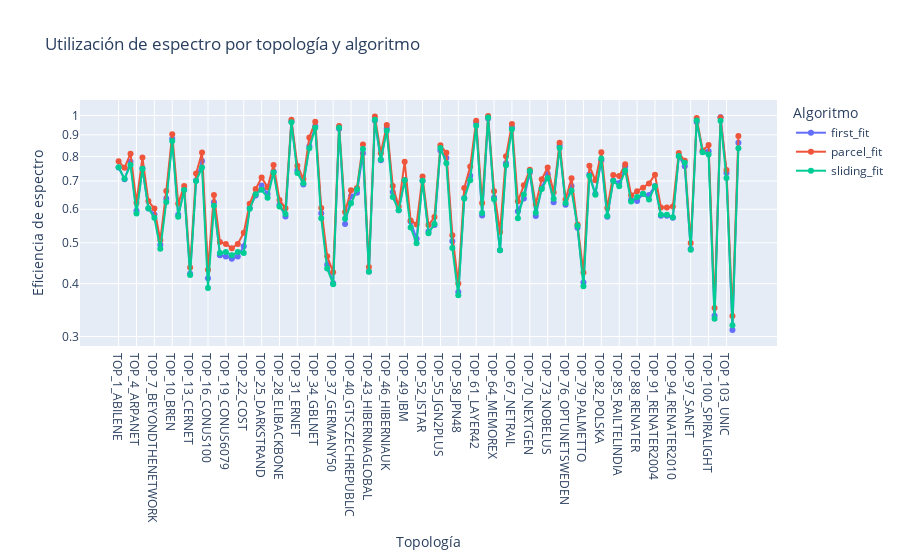

The notebook cell saved with this chart:
### Code cell
# Utilización de espectro
plot_data_util = []
for topo_name, topo_results in all_results.items():
    for alg_name, metrics in topo_results.items():
        plot_data_util.append({
            'Topología': topo_name,
            'Algoritmo': alg_name,
            'Utilización': metrics['utilization']
        })


df_util = pd.DataFrame(plot_data_util)
fig_util = px.line(
    df_util,
    x='Topología',
    y='Utilización',
    color='Algoritmo',
    markers=True,
    title='Utilización de espectro por topología y algoritmo',
    labels={'Utilización': 'Eficiencia de espectro'},
    log_y=True,
)
fig_util.show()

### Figure 1 — Plotly figure (JSON) as saved in the notebook; plotly's stock layout.template omitted (floating-point values rounded to 4 significant figures)
{"data": [{"hovertemplate": "Algoritmo=first_fit<br>Topología=%{x}<br>Eficiencia de espectro=%{y}<extra></extra>", "legendgroup": "first_fit", "line": {"color": "#636efa", "dash": "solid"}, "marker": {"symbol": "circle"}, "mode": "lines+markers", "name": "first_fit", "orientation": "v", "showlegend": true, "type": "scatter", "x": ["TOP_1_ABILENE", "TOP_2_ANS", "TOP_3_ARNES", "TOP_4_ARPANET", "TOP_5_ATMNET", "TOP_6_BBNPLANET", "TOP_7_BEYONDTHENETWORK", "TOP_8_BICS", "TOP_9_BIZNET", "TOP_10_BREN", "TOP_11_CANARIE", "TOP_12_CANARIE", "TOP_13_CERNET", "TOP_14_CESNET", "TOP_15_CLARANET", "TOP_16_CONUS100", "TOP_17_CONUS30", "TOP_18_CONUS6077", "TOP_19_CONUS6079", "TOP_20_CONUS75", "TOP_21_CORONET", "TOP_22_COST", "TOP_23_CRLNETWORKSERVICES", "TOP_24_CWIX", "TOP_25_DARKSTRAND", "TOP_26_DIGEX", "TOP_27_DT17", "TOP_28_ELIBACKBONE", "TOP_29_EON", "TOP_30_EPOCH", "TOP_31_ERNET", "TOP_32_FUNET", "TOP_33_GAMBIA", "TOP_34_GBLNET", "TOP_35_GEANT", "TOP_36_GEANT2", "TOP_37_GERMANY50", "TOP_38_GETNET", "TOP_39_GRNET", "TOP_40_GTSCZECHREPUBLIC", "TOP_41_GTSPOLAND", "TOP_42_HIBERNIACANADA", "TOP_43_HIBERNIAGLOBAL", "TOP_44_HIBERNIAIRELAND", "TOP_45_HIBERNIANIRELAND", "TOP_46_HIBERNIAUK", "TOP_47_HIBERNIAUS", "TOP_48_HOSTWAYINTERNATIONAL", "TOP_49_IBM", "TOP_50_INTEGRA", "TOP_51_IRIS", "TOP_52_ISTAR", "TOP_53_ITALY", "TOP_54_JANOSUS", "TOP_55_JGN2PLUS", "TOP_56_JPN12", "TOP_57_JPN25", "TOP_58_JPN48", "TOP_59_KAREN", "TOP_60_LAMBDARAIL", "TOP_61_LAYER42", "TOP_62_LONI", "TOP_63_MARWAN", "TOP_64_MEMOREX", "TOP_65_METRONA", "TOP_66_MZIMA", "TOP_67_NETRAIL", "TOP_68_NETWORKUSA", "TOP_69_NEWNET", "TOP_70_NEXTGEN", "TOP_71_NOBELEU", "TOP_72_NOBELGERMANY", "TOP_73_NOBELUS", "TOP_74_NOEL", "TOP_75_NSFNET13", "TOP_76_OPTUNETSWEDEN", "TOP_77_OXFORD", "TOP_78_PACKETEXCHANGE", "TOP_79_PALMETTO", "TOP_80_PIONIER", "TOP_81_PIONIERL3", "TOP_82_POLSKA", "TOP_83_PORTUGAL", "TOP_84_PSINET", "TOP_85_RAILTELINDIA", "TOP_86_REDCLARA", "TOP_87_REDIRIS", "TOP_88_RENATER", "TOP_89_RENATER1999", "TOP_90_RENATER2001", "TOP_91_RENATER2004", "TOP_92_RENATER2006", "TOP_93_RENATER2008", "TOP_94_RENATER2010", "TOP_95_RNPBRAZIL", "TOP_96_SAGO", "TOP_97_SANET", "TOP_98_SANREN", "TOP_99_SAVVIS", "TOP_100_SPIRALIGHT", "TOP_101_TATANID", "TOP_102_TELECOMSERBIA", "TOP_103_UNIC", "TOP_104_USA100", "TOP_105_VIA"], "xaxis": "x", "y": [0.7536, 0.7067, 0.7769, 0.5951, 0.7506, 0.6029, 0.5834, 0.4944, 0.6361, 0.8807, 0.5824, 0.6673, 0.4224, 0.7015, 0.7806, 0.4119, 0.6231, 0.467, 0.4642, 0.4583, 0.4642, 0.4908, 0.6043, 0.6468, 0.6831, 0.6523, 0.7369, 0.615, 0.5769, 0.9696, 0.7424, 0.6866, 0.8458, 0.9437, 0.587, 0.4437, 0.4012, 0.9305, 0.5537, 0.6445, 0.6569, 0.8144, 0.4275, 0.9729, 0.7832, 0.9322, 0.6588, 0.5964, 0.7039, 0.5611, 0.5109, 0.7007, 0.5312, 0.551, 0.8263, 0.7937, 0.5044, 0.3824, 0.6382, 0.7201, 0.9607, 0.5797, 0.9833, 0.6401, 0.4799, 0.7712, 0.9369, 0.5934, 0.6363, 0.7328, 0.578, 0.6752, 0.7274, 0.623, 0.8483, 0.6147, 0.681, 0.5426, 0.4029, 0.725, 0.6525, 0.7837, 0.5764, 0.7023, 0.6924, 0.7574, 0.6319, 0.628, 0.6524, 0.6488, 0.681, 0.5792, 0.5792, 0.5728, 0.801, 0.7585, 0.4835, 0.9652, 0.8234, 0.8234, 0.336, 0.9906, 0.7312, 0.311, 0.862], "yaxis": "y"}, {"hovertemplate": "Algoritmo=parcel_fit<br>Topología=%{x}<br>Eficiencia de espectro=%{y}<extra></extra>", "legendgroup": "parcel_fit", "line": {"color": "#EF553B", "dash": "solid"}, "marker": {"symbol": "circle"}, "mode": "lines+markers", "name": "parcel_fit", "orientation": "v", "showlegend": true, "type": "scatter", "x": ["TOP_1_ABILENE", "TOP_2_ANS", "TOP_3_ARNES", "TOP_4_ARPANET", "TOP_5_ATMNET", "TOP_6_BBNPLANET", "TOP_7_BEYONDTHENETWORK", "TOP_8_BICS", "TOP_9_BIZNET", "TOP_10_BREN", "TOP_11_CANARIE", "TOP_12_CANARIE", "TOP_13_CERNET", "TOP_14_CESNET", "TOP_15_CLARANET", "TOP_16_CONUS100", "TOP_17_CONUS30", "TOP_18_CONUS6077", "TOP_19_CONUS6079", "TOP_20_CONUS75", "TOP_21_CORONET", "TOP_22_COST", "TOP_23_CRLNETWORKSERVICES", "TOP_24_CWIX", "TOP_25_DARKSTRAND", "TOP_26_DIGEX", "TOP_27_DT17", "TOP_28_ELIBACKBONE", "TOP_29_EON", "TOP_30_EPOCH", "TOP_31_ERNET", "TOP_32_FUNET", "TOP_33_GAMBIA", "TOP_34_GBLNET", "TOP_35_GEANT", "TOP_36_GEANT2", "TOP_37_GERMANY50", "TOP_38_GETNET", "TOP_39_GRNET", "TOP_40_GTSCZECHREPUBLIC", "TOP_41_GTSPOLAND", "TOP_42_HIBERNIACANADA", "TOP_43_HIBERNIAGLOBAL", "TOP_44_HIBERNIAIRELAND", "TOP_45_HIBERNIANIRELAND", "TOP_46_HIBERNIAUK", "TOP_47_HIBERNIAUS", "TOP_48_HOSTWAYINTERNATIONAL", "TOP_49_IBM", "TOP_50_INTEGRA", "TOP_51_IRIS", "TOP_52_ISTAR", "TOP_53_ITALY", "TOP_54_JANOSUS", "TOP_55_JGN2PLUS", "TOP_56_JPN12", "TOP_57_JPN25", "TOP_58_JPN48", "TOP_59_KAREN", "TOP_60_LAMBDARAIL", "TOP_61_LAYER42", "TOP_62_LONI", "TOP_63_MARWAN", "TOP_64_MEMOREX", "TOP_65_METRONA", "TOP_66_MZIMA", "TOP_67_NETRAIL", "TOP_68_NETWORKUSA", "TOP_69_NEWNET", "TOP_70_NEXTGEN", "TOP_71_NOBELEU", "TOP_72_NOBELGERMANY", "TOP_73_NOBELUS", "TOP_74_NOEL", "TOP_75_NSFNET13", "TOP_76_OPTUNETSWEDEN", "TOP_77_OXFORD", "TOP_78_PACKETEXCHANGE", "TOP_79_PALMETTO", "TOP_80_PIONIER", "TOP_81_PIONIERL3", "TOP_82_POLSKA", "TOP_83_PORTUGAL", "TOP_84_PSINET", "TOP_85_RAILTELINDIA", "TOP_86_REDCLARA", "TOP_87_REDIRIS", "TOP_88_RENATER", "TOP_89_RENATER1999", "TOP_90_RENATER2001", "TOP_91_RENATER2004", "TOP_92_RENATER2006", "TOP_93_RENATER2008", "TOP_94_RENATER2010", "TOP_95_RNPBRAZIL", "TOP_96_SAGO", "TOP_97_SANET", "TOP_98_SANREN", "TOP_99_SAVVIS", "TOP_100_SPIRALIGHT", "TOP_101_TATANID", "TOP_102_TELECOMSERBIA", "TOP_103_UNIC", "TOP_104_USA100", "TOP_105_VIA"], "xaxis": "x", "y": [0.779, 0.7528, 0.8122, 0.6217, 0.7952, 0.6272, 0.6023, 0.5065, 0.6627, 0.9034, 0.6189, 0.6815, 0.4368, 0.7287, 0.8174, 0.4319, 0.6488, 0.5023, 0.4968, 0.4852, 0.4968, 0.5279, 0.6181, 0.6705, 0.7129, 0.6768, 0.7639, 0.6312, 0.6037, 0.9768, 0.7604, 0.7076, 0.887, 0.967, 0.6045, 0.4645, 0.4261, 0.9437, 0.591, 0.6655, 0.6737, 0.8538, 0.4379, 0.9948, 0.8141, 0.9495, 0.6813, 0.6095, 0.7773, 0.5646, 0.5524, 0.7168, 0.5505, 0.575, 0.85, 0.8158, 0.5208, 0.4003, 0.6735, 0.7573, 0.9714, 0.6208, 0.9969, 0.6615, 0.5305, 0.8003, 0.955, 0.6264, 0.6835, 0.7445, 0.6165, 0.7065, 0.7536, 0.6583, 0.8621, 0.633, 0.7107, 0.5521, 0.4253, 0.76, 0.7023, 0.8187, 0.6038, 0.723, 0.7188, 0.7665, 0.6477, 0.662, 0.675, 0.6907, 0.7246, 0.6061, 0.6061, 0.6094, 0.8151, 0.7816, 0.4994, 0.9866, 0.8263, 0.8512, 0.3506, 0.9896, 0.743, 0.3356, 0.8938], "yaxis": "y"}, {"hovertemplate": "Algoritmo=sliding_fit<br>Topología=%{x}<br>Eficiencia de espectro=%{y}<extra></extra>", "legendgroup": "sliding_fit", "line": {"color": "#00cc96", "dash": "solid"}, "marker": {"symbol": "circle"}, "mode": "lines+markers", "name": "sliding_fit", "orientation": "v", "showlegend": true, "type": "scatter", "x": ["TOP_1_ABILENE", "TOP_2_ANS", "TOP_3_ARNES", "TOP_4_ARPANET", "TOP_5_ATMNET", "TOP_6_BBNPLANET", "TOP_7_BEYONDTHENETWORK", "TOP_8_BICS", "TOP_9_BIZNET", "TOP_10_BREN", "TOP_11_CANARIE", "TOP_12_CANARIE", "TOP_13_CERNET", "TOP_14_CESNET", "TOP_15_CLARANET", "TOP_16_CONUS100", "TOP_17_CONUS30", "TOP_18_CONUS6077", "TOP_19_CONUS6079", "TOP_20_CONUS75", "TOP_21_CORONET", "TOP_22_COST", "TOP_23_CRLNETWORKSERVICES", "TOP_24_CWIX", "TOP_25_DARKSTRAND", "TOP_26_DIGEX", "TOP_27_DT17", "TOP_28_ELIBACKBONE", "TOP_29_EON", "TOP_30_EPOCH", "TOP_31_ERNET", "TOP_32_FUNET", "TOP_33_GAMBIA", "TOP_34_GBLNET", "TOP_35_GEANT", "TOP_36_GEANT2", "TOP_37_GERMANY50", "TOP_38_GETNET", "TOP_39_GRNET", "TOP_40_GTSCZECHREPUBLIC", "TOP_41_GTSPOLAND", "TOP_42_HIBERNIACANADA", "TOP_43_HIBERNIAGLOBAL", "TOP_44_HIBERNIAIRELAND", "TOP_45_HIBERNIANIRELAND", "TOP_46_HIBERNIAUK", "TOP_47_HIBERNIAUS", "TOP_48_HOSTWAYINTERNATIONAL", "TOP_49_IBM", "TOP_50_INTEGRA", "TOP_51_IRIS", "TOP_52_ISTAR", "TOP_53_ITALY", "TOP_54_JANOSUS", "TOP_55_JGN2PLUS", "TOP_56_JPN12", "TOP_57_JPN25", "TOP_58_JPN48", "TOP_59_KAREN", "TOP_60_LAMBDARAIL", "TOP_61_LAYER42", "TOP_62_LONI", "TOP_63_MARWAN", "TOP_64_MEMOREX", "TOP_65_METRONA", "TOP_66_MZIMA", "TOP_67_NETRAIL", "TOP_68_NETWORKUSA", "TOP_69_NEWNET", "TOP_70_NEXTGEN", "TOP_71_NOBELEU", "TOP_72_NOBELGERMANY", "TOP_73_NOBELUS", "TOP_74_NOEL", "TOP_75_NSFNET13", "TOP_76_OPTUNETSWEDEN", "TOP_77_OXFORD", "TOP_78_PACKETEXCHANGE", "TOP_79_PALMETTO", "TOP_80_PIONIER", "TOP_81_PIONIERL3", "TOP_82_POLSKA", "TOP_83_PORTUGAL", "TOP_84_PSINET", "TOP_85_RAILTELINDIA", "TOP_86_REDCLARA", "TOP_87_REDIRIS", "TOP_88_RENATER", "TOP_89_RENATER1999", "TOP_90_RENATER2001", "TOP_91_RENATER2004", "TOP_92_RENATER2006", "TOP_93_RENATER2008", "TOP_94_RENATER2010", "TOP_95_RNPBRAZIL", "TOP_96_SAGO", "TOP_97_SANET", "TOP_98_SANREN", "TOP_99_SAVVIS", "TOP_100_SPIRALIGHT", "TOP_101_TATANID", "TOP_102_TELECOMSERBIA", "TOP_103_UNIC", "TOP_104_USA100", "TOP_105_VIA"], "xaxis": "x", "y": [0.754, 0.7087, 0.7631, 0.5861, 0.748, 0.6031, 0.5727, 0.4836, 0.6242, 0.8705, 0.5759, 0.6663, 0.4192, 0.7, 0.7531, 0.3908, 0.6115, 0.4726, 0.4756, 0.4668, 0.4756, 0.4731, 0.602, 0.6511, 0.6669, 0.6391, 0.733, 0.609, 0.5851, 0.9634, 0.7306, 0.6912, 0.8365, 0.9348, 0.5717, 0.4344, 0.3989, 0.9359, 0.5696, 0.6202, 0.6683, 0.8331, 0.4271, 0.9771, 0.7871, 0.9202, 0.6412, 0.5967, 0.7023, 0.5432, 0.4988, 0.701, 0.5268, 0.5537, 0.8375, 0.7712, 0.4861, 0.3755, 0.6365, 0.703, 0.9455, 0.588, 0.9896, 0.6336, 0.4799, 0.7622, 0.9281, 0.5715, 0.6502, 0.7395, 0.5887, 0.67, 0.7113, 0.635, 0.8379, 0.6211, 0.6643, 0.5488, 0.3945, 0.7195, 0.6494, 0.791, 0.5783, 0.7, 0.6799, 0.7415, 0.6262, 0.6412, 0.6527, 0.6326, 0.68, 0.5827, 0.5827, 0.5747, 0.8016, 0.7728, 0.4816, 0.9732, 0.8181, 0.8082, 0.3304, 0.9719, 0.711, 0.319, 0.8365], "yaxis": "y"}], "layout": {"legend": {"title": {"text": "Algoritmo"}, "tracegroupgap": 0}, "title": {"text": "Utilización de espectro por topología y algoritmo"}, "xaxis": {"anchor": "y", "domain": [0, 1], "title": {"text": "Topología"}}, "yaxis": {"anchor": "x", "domain": [0, 1], "title": {"text": "Eficiencia de espectro"}, "type": "log"}}}
